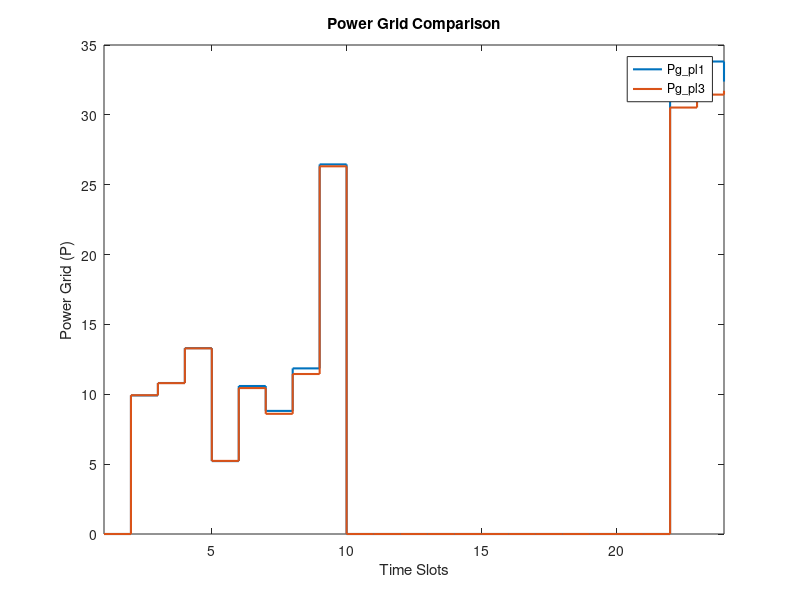
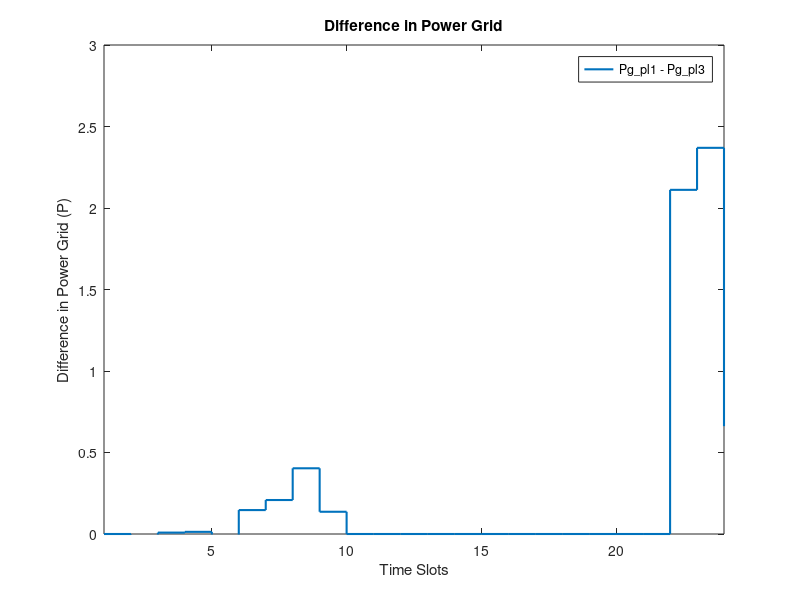

Recreate these plots in MATLAB, in order.
clc;
clearvars;

% Load the data
Pg_pl1 = load("Pg_pl1.mat");
Pg_pl3 = load("Pg_pl3.mat");

H = length(Pg_pl3.P_grid);
time_slots = 1:H;

% Figure 1
figure;
stairs(time_slots, Pg_pl1.P_grid, 'LineWidth', 1.5);
hold on;
stairs(time_slots, Pg_pl3.P_grid, 'LineWidth', 1.5);
xlim([1 24]); % Set x-axis limits
xlabel('Time Slots'); % Label for x-axis
ylabel('Power Grid (P)'); % Label for y-axis
legend('Pg\_pl1', 'Pg\_pl3', 'Location', 'best'); % Add legend
title('Power Grid Comparison'); % Title for figure

% Figure 2
figure;
stairs(time_slots, Pg_pl1.P_grid - Pg_pl3.P_grid, 'LineWidth', 1.5);
xlim([1 24]); % Set x-axis limits
ylim([0 3]); % Set y-axis limits
xlabel('Time Slots'); % Label for x-axis
ylabel('Difference in Power Grid (P)'); % Label for y-axis
legend('Pg\_pl1 - Pg\_pl3', 'Location', 'best'); % Add legend
title('Difference in Power Grid'); % Title for figure
